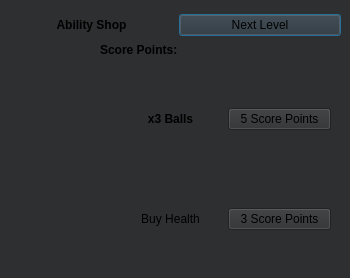
<?xml version="1.0" encoding="UTF-8"?>
<ui version="4.0">
 <class>abilitiesShop</class>
 <widget class="QDialog" name="abilitiesShop">
  <property name="geometry">
   <rect>
    <x>0</x>
    <y>0</y>
    <width>350</width>
    <height>278</height>
   </rect>
  </property>
  <property name="windowTitle">
   <string>Dialog</string>
  </property>
  <property name="styleSheet">
   <string notr="true">background-color: rgb(46, 47, 48);</string>
  </property>
  <widget class="QLabel" name="scorepoints">
   <property name="geometry">
    <rect>
     <x>100</x>
     <y>40</y>
     <width>111</width>
     <height>20</height>
    </rect>
   </property>
   <property name="text">
    <string>&lt;html&gt;&lt;head/&gt;&lt;body&gt;&lt;p&gt;&lt;span style=&quot; font-weight:700;&quot;&gt;Score Points:&lt;/span&gt;&lt;/p&gt;&lt;/body&gt;&lt;/html&gt;</string>
   </property>
  </widget>
  <widget class="QWidget" name="layoutWidget">
   <property name="geometry">
    <rect>
     <x>10</x>
     <y>10</y>
     <width>331</width>
     <height>31</height>
    </rect>
   </property>
   <layout class="QHBoxLayout" name="horizontalLayout">
    <item>
     <widget class="QLabel" name="label">
      <property name="text">
       <string>&lt;html&gt;&lt;head/&gt;&lt;body&gt;&lt;p align=&quot;center&quot;&gt;&lt;span style=&quot; font-weight:700;&quot;&gt;Ability Shop&lt;/span&gt;&lt;/p&gt;&lt;/body&gt;&lt;/html&gt;</string>
      </property>
     </widget>
    </item>
    <item>
     <widget class="QPushButton" name="nextLev">
      <property name="text">
       <string>Next Level</string>
      </property>
     </widget>
    </item>
   </layout>
  </widget>
  <widget class="QWidget" name="layoutWidget">
   <property name="geometry">
    <rect>
     <x>10</x>
     <y>70</y>
     <width>321</width>
     <height>98</height>
    </rect>
   </property>
   <layout class="QHBoxLayout" name="horizontalLayout_2">
    <item>
     <widget class="QLabel" name="label_2">
      <property name="text">
       <string>&lt;html&gt;&lt;head/&gt;&lt;body&gt;&lt;p&gt;&lt;img src=&quot;file:///C:/Users/Karim/AppData/Local/Packages/Microsoft.Windows.Photos_8wekyb3d8bbwe/TempState/ShareServiceTempFolder/Ball.jpeg&quot;/&gt;&lt;/p&gt;&lt;/body&gt;&lt;/html&gt;</string>
      </property>
     </widget>
    </item>
    <item>
     <widget class="QLabel" name="label_3">
      <property name="text">
       <string>&lt;html&gt;&lt;head/&gt;&lt;body&gt;&lt;p align=&quot;center&quot;&gt;&lt;span style=&quot; font-weight:700;&quot;&gt;x3 Balls&lt;/span&gt;&lt;/p&gt;&lt;/body&gt;&lt;/html&gt;</string>
      </property>
     </widget>
    </item>
    <item>
     <widget class="QPushButton" name="buy3x">
      <property name="text">
       <string>5 Score Points</string>
      </property>
     </widget>
    </item>
   </layout>
  </widget>
  <widget class="QWidget" name="layoutWidget">
   <property name="geometry">
    <rect>
     <x>10</x>
     <y>170</y>
     <width>321</width>
     <height>98</height>
    </rect>
   </property>
   <layout class="QHBoxLayout" name="horizontalLayout_3">
    <item>
     <widget class="QLabel" name="label_4">
      <property name="text">
       <string>&lt;html&gt;&lt;head/&gt;&lt;body&gt;&lt;p&gt;&lt;img src=&quot;file:///C:/Users/Karim/AppData/Local/Packages/Microsoft.Windows.Photos_8wekyb3d8bbwe/TempState/ShareServiceTempFolder/Freeze.jpeg&quot;/&gt;&lt;/p&gt;&lt;/body&gt;&lt;/html&gt;</string>
      </property>
     </widget>
    </item>
    <item>
     <widget class="QLabel" name="label_5">
      <property name="text">
       <string>&lt;html&gt;&lt;head/&gt;&lt;body&gt;&lt;p align=&quot;center&quot;&gt;Buy Health&lt;/p&gt;&lt;/body&gt;&lt;/html&gt;</string>
      </property>
     </widget>
    </item>
    <item>
     <widget class="QPushButton" name="buyhealth">
      <property name="text">
       <string>3 Score Points</string>
      </property>
     </widget>
    </item>
   </layout>
  </widget>
 </widget>
 <resources/>
 <connections/>
</ui>
